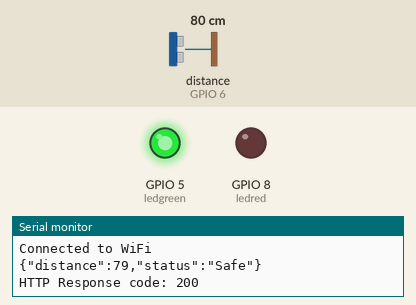
Simulated run of this sketch. Board: ESP32-S3. Shown: output pins drawn as LEDs (lit = HIGH), the last lines printed to the serial monitor. Wiring (inferred from the names in the program): ultrasonic range finder: trigger GPIO 7; echo GPIO 6. The test bench sets the inputs (shaded band); at power-on: distance to the obstacle (sensor on GPIO 6) 80 cm. The echo pulse lasts 58.3 µs per cm; WiFi joins after 1.5 s; servers stay silent unless stated; uploads are accepted with an empty reply; pins used as bus, display or sensor lines are not drawn.

Above: at 3.2 s.
3.3 s: distance to the obstacle (sensor on GPIO 6) set to 12 cm
5.6 s: distance to the obstacle (sensor on GPIO 6) set to 9 cm
At 6.4 s:
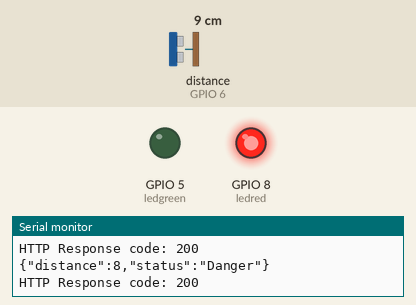
7.3 s: distance to the obstacle (sensor on GPIO 6) set to 18 cm
At 8.4 s:
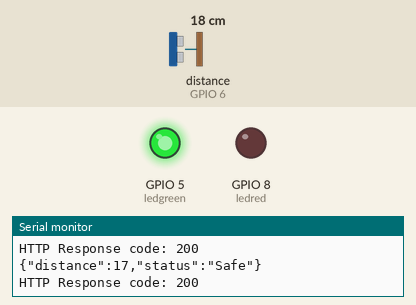
9.5 s: distance to the obstacle (sensor on GPIO 6) set to 2 cm
At 11.5 s:
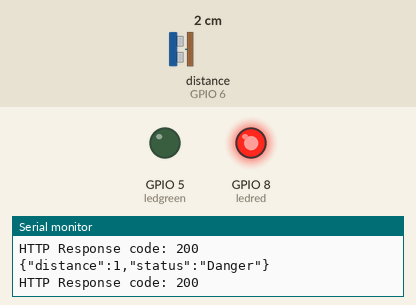
Timing chart, 0 to 12.9 s (numbered marks = the images above; inputs shaded):
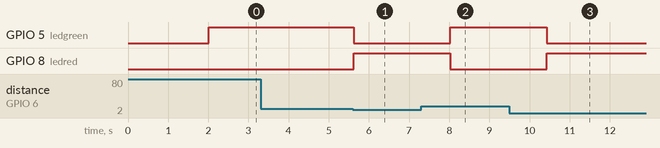

Measured:
- the behaviour switches between 11 and 10 cm on distance to the obstacle (sensor on GPIO 6) (found by bisection; images 0 and 1)
- after the input at 5.6 s, GPIO 5 (ledgreen): HIGH → LOW at once; GPIO 8 (ledred): LOW → HIGH at once
- after the input at 7.3 s, GPIO 5 (ledgreen): LOW → HIGH after 0.72 s; GPIO 8 (ledred): HIGH → LOW after 0.72 s
- after the input at 9.5 s, GPIO 5 (ledgreen): HIGH → LOW after 0.92 s; GPIO 8 (ledred): LOW → HIGH after 0.92 s

The sketch:

final.ino.ino
```cpp
#include <WiFi.h>
#include <HTTPClient.h>
#include <ArduinoJson.h>

const char* ssid = "ngoga";
const char* password = "keza1123";
const char* servername = "http://192.168.0.125/final/insert.php";

#define triggerPin 7
#define echoPin 6
#define ledred 8
#define ledgreen 5

void setup() {

  Serial.begin(115200);

  pinMode(triggerPin, OUTPUT);
  pinMode(echoPin, INPUT);

  pinMode(ledred, OUTPUT);
  pinMode(ledgreen, OUTPUT);

  WiFi.begin(ssid, password);

  while (WiFi.status() != WL_CONNECTED) {
    delay(1000);
    Serial.println("Connecting to WiFi...");
  }

  Serial.println("Connected to WiFi");
}

void loop() {

  if (WiFi.status() == WL_CONNECTED) {

    long duration;
    long distance;

    digitalWrite(triggerPin, LOW);
    delayMicroseconds(2);

    digitalWrite(triggerPin, HIGH);
    delayMicroseconds(10);

    digitalWrite(triggerPin, LOW);

    duration = pulseIn(echoPin, HIGH);

    distance = (duration * 0.034) / 2;

    HTTPClient http;
    http.begin(servername);
    http.addHeader("Content-Type", "application/json");

    StaticJsonDocument<200> doc;

    doc["distance"] = distance;

    if(distance < 10){

      doc["status"] = "Danger";

      digitalWrite(ledred, HIGH);
      digitalWrite(ledgreen, LOW);

    } else {

      doc["status"] = "Safe";

      digitalWrite(ledred, LOW);
      digitalWrite(ledgreen, HIGH);
    }

    String postData;
    serializeJson(doc, postData);

    Serial.println(postData);

    int httpResponseCode = http.POST(postData);

    Serial.print("HTTP Response code: ");
    Serial.println(httpResponseCode);

    if(httpResponseCode > 0){
      String response = http.getString();
      Serial.println(response);
    }

    http.end();
  }

  delay(1000);
}
```
